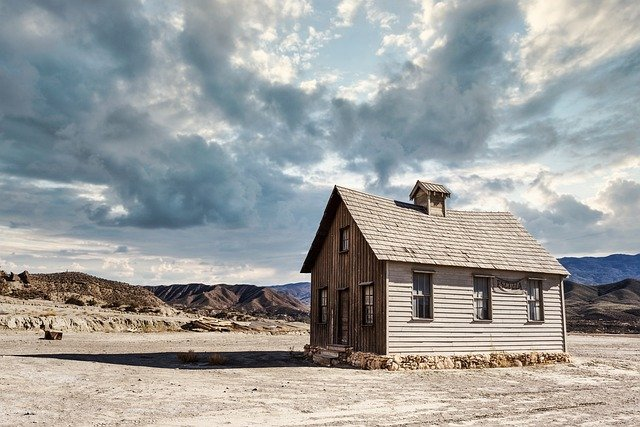
#> input picture Arquitectura_Procesamiento_Imágenes/Landscape.jpg, 640 x 427 px
$ jupyter execute practica2.IPYNB
#> lines starting #> are read from the running program, lines starting #| are printed output that depends on the picture; after the words box and inside, x2 and y2 are one past the last pixel; in counts of white or black regions, pixels touching at a corner belong together
1. VISLUALIZACIÓN DE LA IMÁGENE Y DE SUS CANALES

[cell 1]
import cv2
from matplotlib import pyplot as plt

img = cv2.imread("Landscape.jpg")
#> img is the input picture: shape (427, 640, 3); mean B, G, R 157.8, 159.2, 157.3

#I want to show the image and the three channels
plt.figure(figsize=(10,10))

plt.subplot(2,2,1)
plt.imshow(cv2.cvtColor(img, cv2.COLOR_BGR2RGB))
plt.title("Original Image")

plt.subplot(2,2,2)
plt.imshow(img[:,:,0], cmap="gray")
plt.title("Channel RED")

plt.subplot(2,2,3)
plt.imshow(img[:,:,1], cmap="gray")
plt.title("Channel GREEN")

plt.subplot(2,2,4)
plt.imshow(img[:,:,2], cmap="gray")
plt.title("Channel BLUE")
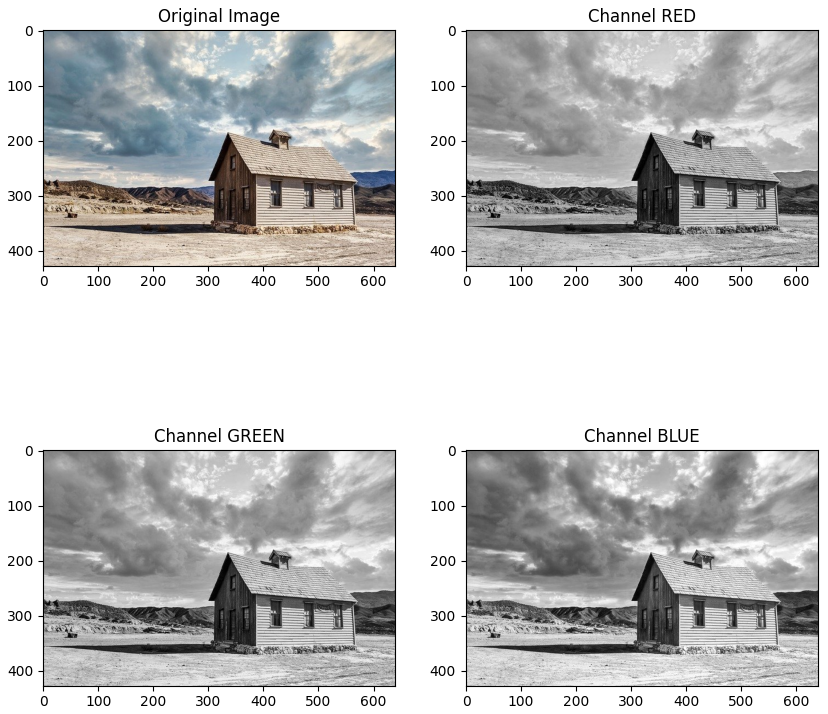
#> figure drawn by matplotlib, 4 panels

2. CÁLCULOS DE ESTADÍSTICAS

[cell 2]
import pandas as pd

red_channel = img[:,:,0]
green_channel = img[:,:,1]
blue_channel = img[:,:,2]
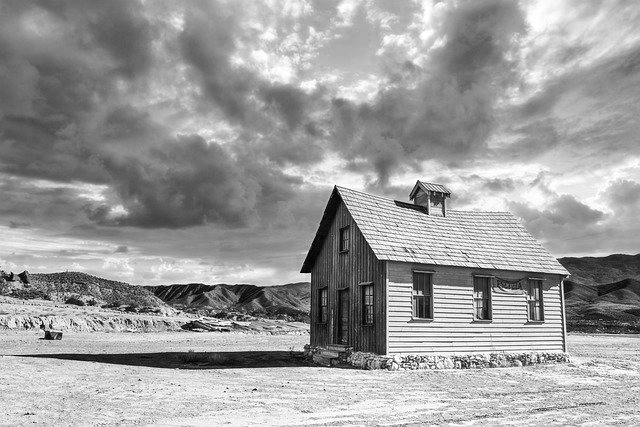
#> blue_channel: shape (427, 640); min 0, max 255, mean 157.3

red_mean = red_channel.mean()
#> red_mean = 157.8
green_mean = green_channel.mean()
#> green_mean = 159.2
blue_mean = blue_channel.mean()
#> blue_mean = 157.3

red_std = red_channel.std()
#> red_std = 52.43
green_std = green_channel.std()
#> green_std = 53.89
blue_std = blue_channel.std()
#> blue_std = 56.73

data = pd.DataFrame(columns=["Mean", "Standard Deviation"], index=["Red", "Green", "Blue"])
data.loc["Red"] = [red_mean, red_std]
data.loc["Green"] = [green_mean, green_std]
data.loc["Blue"] = [blue_mean, blue_std]

data

3. TAREAS ARITMÉTICAS Y BOOLEANAS

[cell 3]
suma = blue_channel + red_channel
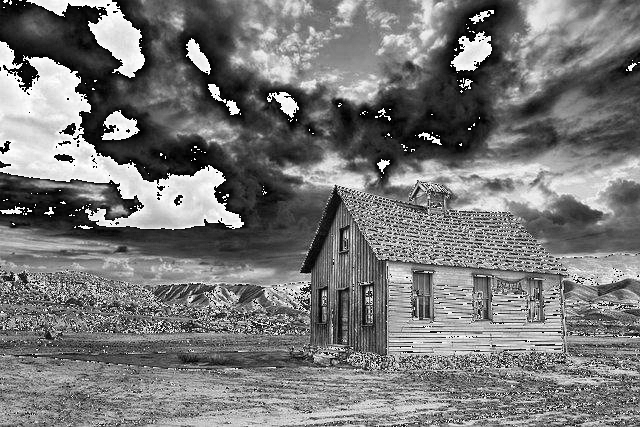
#> suma: shape (427, 640); min 0, max 255, mean 118.9
resta = blue_channel - red_channel
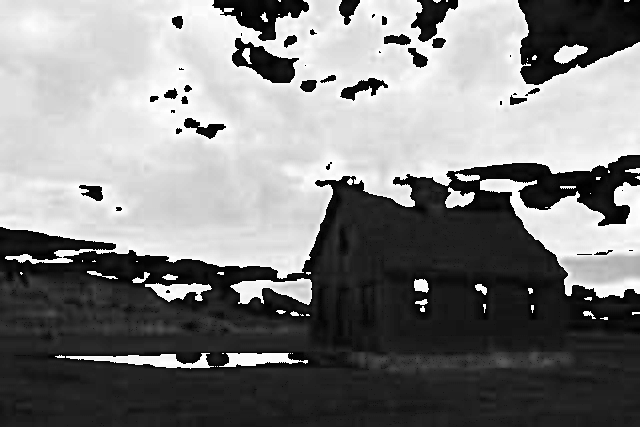
#> resta: shape (427, 640); min 0, max 255, mean 127.9


_, bin_red_channel = cv2.threshold(red_channel, 127, 255, cv2.THRESH_BINARY)
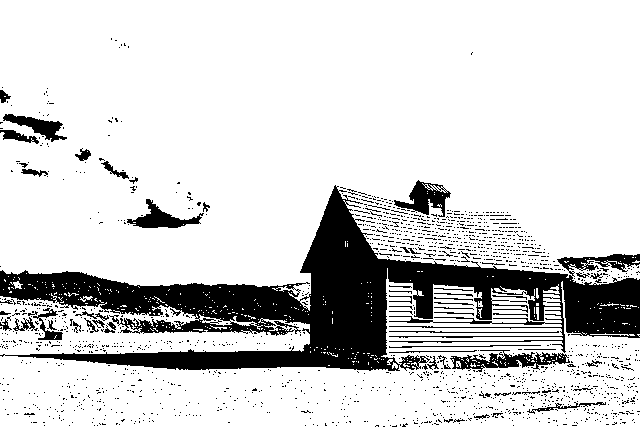
#> bin_red_channel: shape (427, 640); 82.6% white; 1645 black regions (1588 under 20 px), largest, box (x1, y1, x2, y2) and area: (0, 185, 640, 371) 36680, (450, 350, 570, 372) 1152, (394, 180, 451, 217) 938
_, bin_blue_channel = cv2.threshold(blue_channel, 127, 255, cv2.THRESH_BINARY)
#> bin_blue_channel: shape (427, 640); 69.8% white; 1125 black regions (1053 under 20 px), largest, box (x1, y1, x2, y2) and area: (0, 185, 640, 371) 32693, (0, 0, 256, 238) 31941, (355, 100, 489, 156) 3336

or_operation = cv2.bitwise_or(bin_red_channel, bin_blue_channel)
#> or_operation: shape (427, 640); 85.6% white; 1154 black regions (1091 under 20 px), largest, box (x1, y1, x2, y2) and area: (0, 185, 640, 371) 31305, (127, 199, 204, 228) 832, (394, 180, 451, 217) 801
and_operation = cv2.bitwise_and(bin_red_channel, bin_blue_channel)
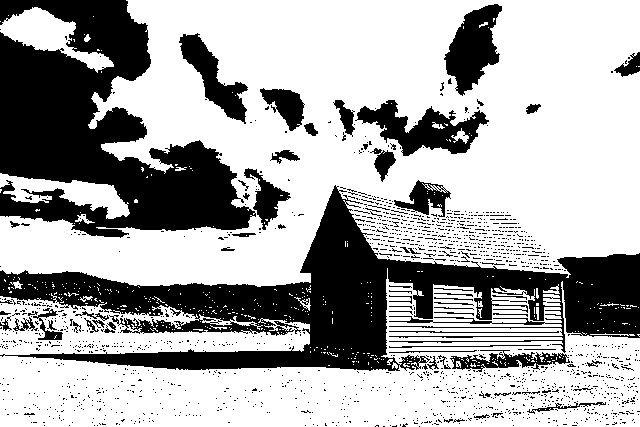
#> and_operation: shape (427, 640); 66.7% white; 1615 black regions (1549 under 20 px), largest, box (x1, y1, x2, y2) and area: (0, 185, 640, 371) 38068, (0, 0, 256, 238) 31941, (355, 100, 489, 156) 3336

plt.figure(figsize=(10,10))

plt.subplot(2,2,1)
plt.imshow(suma, cmap="gray")
plt.title("Suma")

plt.subplot(2,2,2)
plt.imshow(resta, cmap="gray")
plt.title("Resta")

plt.subplot(2,2,3)
plt.imshow(or_operation, cmap="gray")
plt.title("OR Operation")

plt.subplot(2,2,4)
plt.imshow(and_operation, cmap="gray")
plt.title("AND Operation")

4. CÁLCULO DE HISTOGRAMA

[cell 4]
hist_red = cv2.calcHist([red_channel], [0], None, [256], [0, 256])
#> hist_red = 256 values, max 3176 at index 179, min 3 at index 254, mean 1067.5
hist_green = cv2.calcHist([green_channel], [0], None, [256], [0, 256])
#> hist_green = 256 values, max 2493 at index 152, min 33 at index 254, mean 1067.5
hist_blue = cv2.calcHist([blue_channel], [0], None, [256], [0, 256])
#> hist_blue = 256 values, max 2154 at index 255, min 3 at index 2, mean 1067.5

hist_suma = cv2.calcHist([suma], [0], None, [256], [0, 256])
#> hist_suma = 256 values, max 1557 at index 49, min 598 at index 244, mean 1067.5
hist_resta = cv2.calcHist([resta], [0], None, [256], [0, 256])
#> hist_resta = 256 values, max 10350 at index 32, min 0 at index 88, mean 1067.5
hist_or = cv2.calcHist([or_operation], [0], None, [256], [0, 256])
#> hist_or = 256 values, max 233911 at index 255, min 0 at index 1, mean 1067.5
hist_and = cv2.calcHist([and_operation], [0], None, [256], [0, 256])
#> hist_and = 256 values, max 182404 at index 255, min 0 at index 1, mean 1067.5

plt.figure(figsize=(15,10))

plt.subplot(2,4,1)
plt.plot(hist_red, color="red")
plt.title("Red Channel")

plt.subplot(2,4,2)
plt.plot(hist_green, color="green")
plt.title("Green Channel")

plt.subplot(2,4,3)
plt.plot(hist_blue, color="blue")
plt.title("Blue Channel")

plt.subplot(2,4,5)
plt.plot(hist_suma, color="purple")
plt.title("Suma")

plt.subplot(2,4,6)
plt.plot(hist_resta, color="orange")
plt.title("Resta")

plt.subplot(2,4,7)
plt.plot(hist_or, color="black")
plt.title("OR Operation")

plt.subplot(2,4,8)
plt.plot(hist_and, color="brown")
plt.title("AND Operation")
#> figure, not shown here; panel 1: curve peaks at x = 179, y = 3176; panel 2: curve peaks at x = 152, y = 2493; panel 3: curve peaks at x = 255, y = 2154; panel 4: curve peaks at x = 49, y = 1557

5. FILTRADO EN EL DOMINIO ESPACIAL

[cell 5]
import numpy as np

suav_3x3 = np.ones((3,3), np.uint8)
suav_5x5 = np.ones((5,5), np.uint8)
bordes_3x3 = np.array([[-1,-1,-1], [-1,9,-1], [-1,-1,-1]])
bordes_5x5 = np.array([[-1,-1,-1,-1,-1], [-1,-1,-1,-1,-1], [-1,-1,24,-1,-1], [-1,-1,-1,-1,-1], [-1,-1,-1,-1,-1]])

imagen_suav_3x3 = cv2.morphologyEx(blue_channel, cv2.MORPH_OPEN, suav_3x3)
imagen_suav_5x5 = cv2.morphologyEx(blue_channel, cv2.MORPH_OPEN, suav_5x5)

imagen_bordes_3x3 = cv2.filter2D(blue_channel, -1, bordes_3x3)
imagen_bordes_5x5 = cv2.filter2D(blue_channel, -1, bordes_5x5)
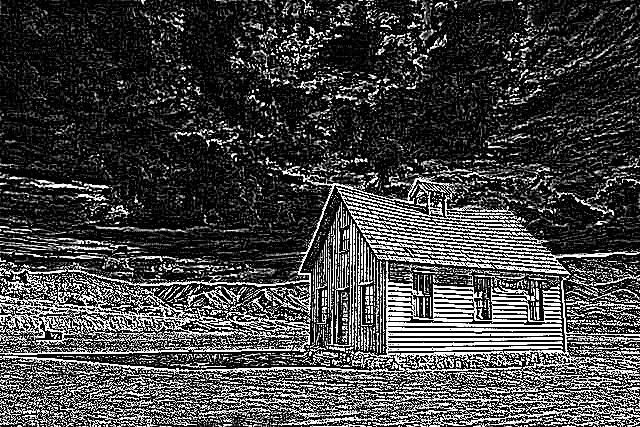
#> imagen_bordes_5x5: shape (427, 640); min 0, max 255, mean 67

plt.figure(figsize=(15,8))

plt.subplot(2,3,1)
plt.imshow(imagen_suav_3x3, cmap="gray")
plt.title("Suavizado 3x3")

plt.subplot(2,3,2)
plt.imshow(imagen_suav_5x5, cmap="gray")
plt.title("Suavizado 5x5")

plt.subplot(2,3,3)
plt.imshow(blue_channel, cmap="gray")
plt.title("Original")

plt.subplot(2,3,4)
plt.imshow(imagen_bordes_3x3, cmap="gray")
plt.title("Realzado de Bordes 3x3")

plt.subplot(2,3,5)
plt.imshow(imagen_bordes_5x5, cmap="gray")
plt.title("Realzado de Bordes 5x5")

6. TRANSFORMADA DE FOURIER

[cell 6]
dft = cv2.dft(np.float32(blue_channel), flags=cv2.DFT_COMPLEX_OUTPUT)

# Desplazar la componente de baja frecuencia al centro de la imagen
dft_shift = np.fft.fftshift(dft)

# Calcular el espectro de magnitud
magnitude_spectrum = 20 * np.log(cv2.magnitude(dft_shift[:, :, 0], dft_shift[:, :, 1]))
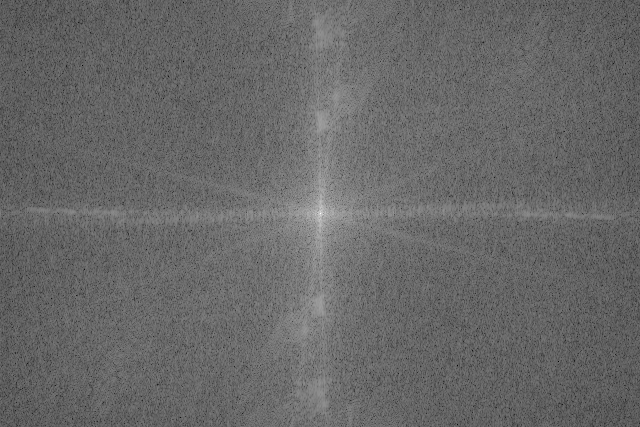
#> magnitude_spectrum: shape (427, 640) float32; min 54.06, max 351.5, mean 175.7; drawn with min black and max white

# Mostrar la imagen original y el espectro de magnitud
plt.subplot(121), plt.imshow(blue_channel, cmap='gray')
plt.title('Imagen Original'), plt.axis('off')

plt.subplot(122), plt.imshow(magnitude_spectrum, cmap='gray')
plt.title('Espectro de Magnitud'), plt.axis('off')

plt.show()

7. FILTRADO EN EL DOMINIO DE FOURIER

[cell 7]
filas, columnas = magnitude_spectrum.shape
#> filas = 427; columnas = 640

mascara = np.zeros((filas, columnas, 2), np.uint8)
centro_fila, centro_columna = filas // 2, columnas // 2
#> centro_fila = 213; centro_columna = 320
cv2.circle(mascara, (centro_columna, centro_fila), 10, (1, 1), -1)

dft_filtrada = dft_shift * mascara

dft_filtrada_shift = np.fft.ifftshift(dft_filtrada)

imagen_filtrada = cv2.idft(dft_filtrada_shift)
imagen_filtrada = cv2.magnitude(imagen_filtrada[:, :, 0], imagen_filtrada[:, :, 1])


plt.figure(figsize=(15,5))
plt.subplot(131), plt.imshow(blue_channel, cmap='gray')
plt.title('Imagen Original'), plt.axis('off')

plt.subplot(132), plt.imshow(np.log(cv2.magnitude(dft_shift[:, :, 0], dft_shift[:, :, 1])), cmap='gray')
plt.title('Espectro Fourier Original'), plt.axis('off')

plt.subplot(133), plt.imshow(imagen_filtrada, cmap='gray')
plt.title('Imagen Filtrada'), plt.axis('off')

plt.show()

[cell 8]
filas, columnas = magnitude_spectrum.shape

mascara = np.zeros((filas, columnas, 2), np.uint8)
centro_fila, centro_columna = filas // 2, columnas // 2
cv2.circle(mascara, (centro_columna, centro_fila), 20, (1, 1), -1)

dft_filtrada = dft_shift * mascara

dft_filtrada_shift = np.fft.ifftshift(dft_filtrada)

imagen_filtrada = cv2.idft(dft_filtrada_shift)
imagen_filtrada = cv2.magnitude(imagen_filtrada[:, :, 0], imagen_filtrada[:, :, 1])


plt.figure(figsize=(15,5))
plt.subplot(131), plt.imshow(blue_channel, cmap='gray')
plt.title('Imagen Original'), plt.axis('off')

plt.subplot(132), plt.imshow(np.log(cv2.magnitude(dft_shift[:, :, 0], dft_shift[:, :, 1])), cmap='gray')
plt.title('Espectro Fourier Original'), plt.axis('off')

plt.subplot(133), plt.imshow(imagen_filtrada, cmap='gray')
plt.title('Imagen Filtrada'), plt.axis('off')

plt.show()

[cell 9]
filas, columnas = magnitude_spectrum.shape

mascara = np.zeros((filas, columnas, 2), np.uint8)
centro_fila, centro_columna = filas // 2, columnas // 2
cv2.circle(mascara, (centro_columna, centro_fila), 30, (1, 1), -1)

dft_filtrada = dft_shift * mascara

dft_filtrada_shift = np.fft.ifftshift(dft_filtrada)

imagen_filtrada = cv2.idft(dft_filtrada_shift)
imagen_filtrada = cv2.magnitude(imagen_filtrada[:, :, 0], imagen_filtrada[:, :, 1])


plt.figure(figsize=(15,5))
plt.subplot(131), plt.imshow(blue_channel, cmap='gray')
plt.title('Imagen Original'), plt.axis('off')

plt.subplot(132), plt.imshow(np.log(cv2.magnitude(dft_shift[:, :, 0], dft_shift[:, :, 1])), cmap='gray')
plt.title('Espectro Fourier Original'), plt.axis('off')

plt.subplot(133), plt.imshow(imagen_filtrada, cmap='gray')
plt.title('Imagen Filtrada'), plt.axis('off')

plt.show()

[cell 10]
filas, columnas = magnitude_spectrum.shape

mascara = np.ones((filas, columnas, 2), np.uint8)
centro_fila, centro_columna = filas // 2, columnas // 2
cv2.circle(mascara, (centro_columna, centro_fila), 10, (0, 0), -1)

dft_filtrada = dft_shift * mascara

dft_filtrada_shift = np.fft.ifftshift(dft_filtrada)

imagen_filtrada = cv2.idft(dft_filtrada_shift)
imagen_filtrada = cv2.magnitude(imagen_filtrada[:, :, 0], imagen_filtrada[:, :, 1])


plt.figure(figsize=(15,5))
plt.subplot(131), plt.imshow(blue_channel, cmap='gray')
plt.title('Imagen Original'), plt.axis('off')

plt.subplot(132), plt.imshow(np.log(cv2.magnitude(dft_shift[:, :, 0], dft_shift[:, :, 1])), cmap='gray')
plt.title('Espectro Fourier Original'), plt.axis('off')

plt.subplot(133), plt.imshow(imagen_filtrada, cmap='gray')
plt.title('Imagen Filtrada'), plt.axis('off')

plt.show()

[cell 11]
filas, columnas = magnitude_spectrum.shape

mascara = np.ones((filas, columnas, 2), np.uint8)
centro_fila, centro_columna = filas // 2, columnas // 2
cv2.circle(mascara, (centro_columna, centro_fila), 20, (0, 0), -1)

dft_filtrada = dft_shift * mascara

dft_filtrada_shift = np.fft.ifftshift(dft_filtrada)

imagen_filtrada = cv2.idft(dft_filtrada_shift)
imagen_filtrada = cv2.magnitude(imagen_filtrada[:, :, 0], imagen_filtrada[:, :, 1])


plt.figure(figsize=(15,5))
plt.subplot(131), plt.imshow(blue_channel, cmap='gray')
plt.title('Imagen Original'), plt.axis('off')

plt.subplot(132), plt.imshow(np.log(cv2.magnitude(dft_shift[:, :, 0], dft_shift[:, :, 1])), cmap='gray')
plt.title('Espectro Fourier Original'), plt.axis('off')

plt.subplot(133), plt.imshow(imagen_filtrada, cmap='gray')
plt.title('Imagen Filtrada'), plt.axis('off')

plt.show()
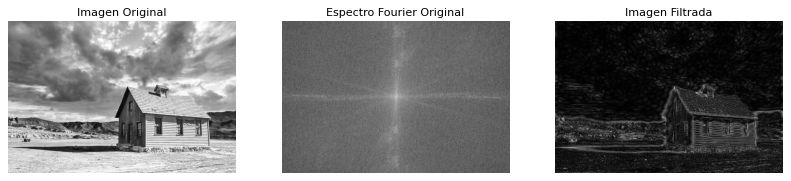
#> figure drawn by matplotlib, 3 panels

[cell 12]
filas, columnas = magnitude_spectrum.shape

mascara = np.ones((filas, columnas, 2), np.uint8)
centro_fila, centro_columna = filas // 2, columnas // 2
cv2.circle(mascara, (centro_columna, centro_fila), 30, (0, 0), -1)

dft_filtrada = dft_shift * mascara

dft_filtrada_shift = np.fft.ifftshift(dft_filtrada)

imagen_filtrada = cv2.idft(dft_filtrada_shift)
imagen_filtrada = cv2.magnitude(imagen_filtrada[:, :, 0], imagen_filtrada[:, :, 1])
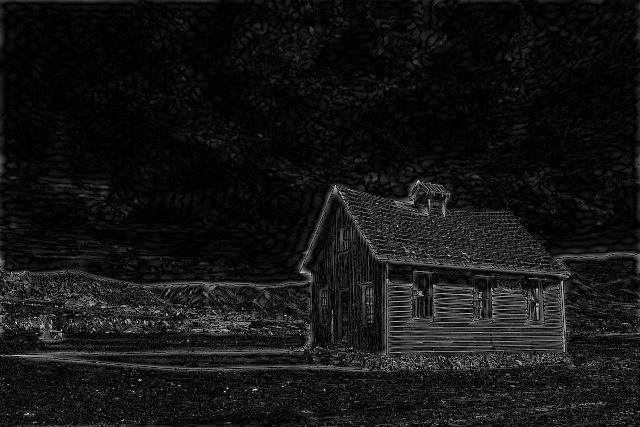
#> imagen_filtrada: shape (427, 640) float32; min 2.16, max 52670080, mean 4254363.5; drawn with min black and max white


plt.figure(figsize=(15,5))
plt.subplot(131), plt.imshow(blue_channel, cmap='gray')
plt.title('Imagen Original'), plt.axis('off')

plt.subplot(132), plt.imshow(np.log(cv2.magnitude(dft_shift[:, :, 0], dft_shift[:, :, 1])), cmap='gray')
plt.title('Espectro Fourier Original'), plt.axis('off')

plt.subplot(133), plt.imshow(imagen_filtrada, cmap='gray')
plt.title('Imagen Filtrada'), plt.axis('off')

plt.show()

$ run again, with Arquitectura_Procesamiento_Imágenes/Tarea1.png saved as Arquitectura_Procesamiento_Imágenes/Landscape.jpg
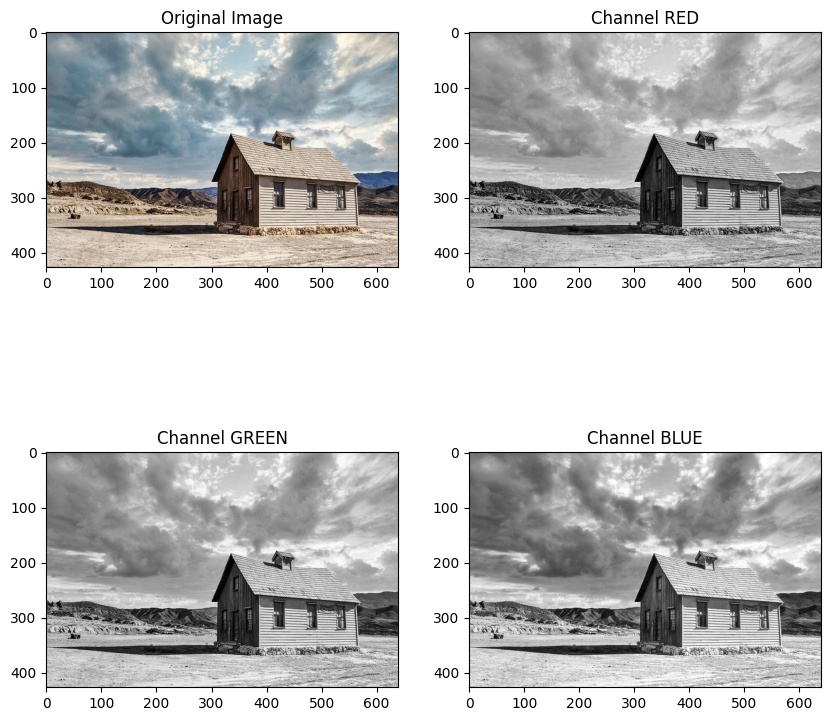
#> input picture Arquitectura_Procesamiento_Imágenes/Tarea1.png, 831 x 721 px
#> img is the input picture: shape (721, 831, 3); mean B, G, R 197.1, 197.3, 197
#> red_mean = 197.1
#> green_mean = 197.3
#> blue_mean = 197
#> red_std = 65.1
#> green_std = 65.12
#> blue_std = 65.58
#> `_, bin_red_channel = cv2.threshold(red_channel, 127, 255, cv2.THRESH_B..`:
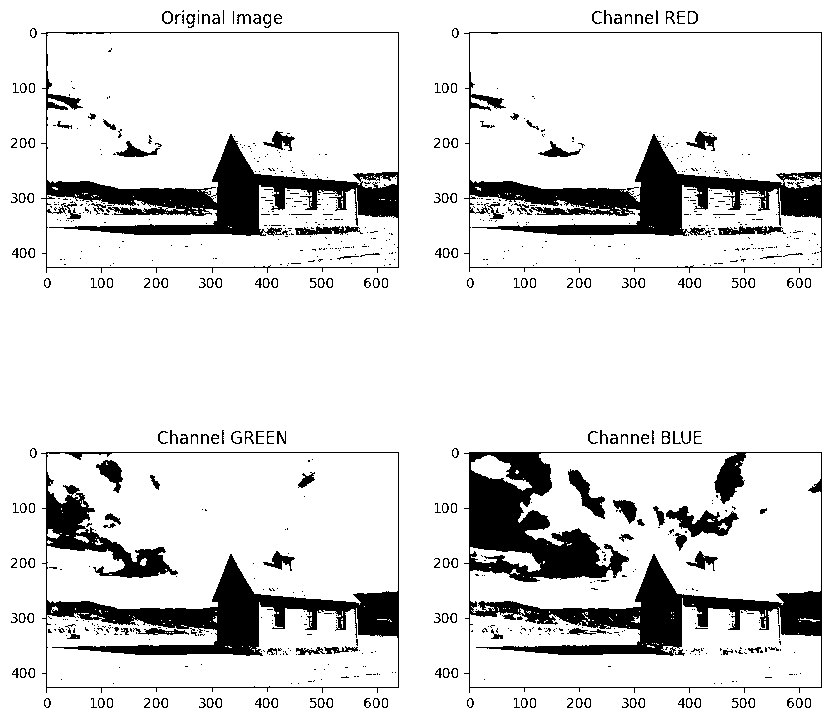
#> bin_red_channel: shape (721, 831); 87% white; 906 black regions (690 under 20 px), largest, box (x1, y1, x2, y2) and area: (464, 452, 822, 693) 22152, (41, 452, 399, 693) 15756, (41, 32, 399, 273) 13094
#> bin_blue_channel: shape (721, 831); 85.1% white; 810 black regions (587 under 20 px), largest, box (x1, y1, x2, y2) and area: (41, 32, 399, 273) 22336, (464, 452, 822, 693) 22152, (41, 452, 399, 693) 15756
#> or_operation: shape (721, 831); 87.3% white; 799 black regions (581 under 20 px), largest, box (x1, y1, x2, y2) and area: (464, 452, 822, 693) 22152, (41, 452, 399, 693) 15756, (464, 32, 822, 273) 12894
#> and_operation: shape (721, 831); 84.8% white; 918 black regions (697 under 20 px), largest, box (x1, y1, x2, y2) and area: (41, 32, 399, 273) 24045, (464, 452, 822, 693) 22152, (41, 452, 399, 693) 15756
#> hist_red = 256 values, max 237801 at index 255, min 160 at index 9, mean 2340.4
#> hist_green = 256 values, max 237837 at index 255, min 145 at index 10, mean 2340.4
#> hist_blue = 256 values, max 237683 at index 255, min 148 at index 9, mean 2340.4
#> hist_suma = 256 values, max 238409 at index 254, min 149 at index 195, mean 2340.4
#> hist_resta = 256 values, max 513200 at index 0, min 0 at index 79, mean 2340.4
#> hist_or = 256 values, max 523108 at index 255, min 0 at index 1, mean 2340.4
#> hist_and = 256 values, max 508010 at index 255, min 0 at index 1, mean 2340.4
#> `plt.show()`:
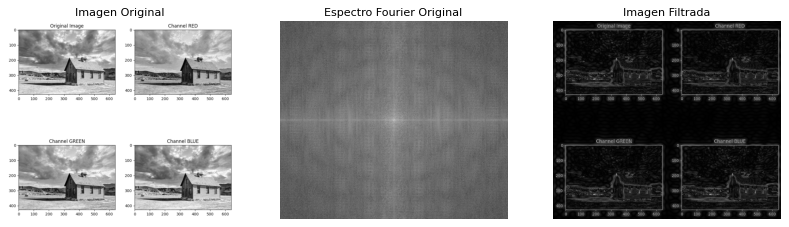
#> figure drawn by matplotlib, 3 panels
